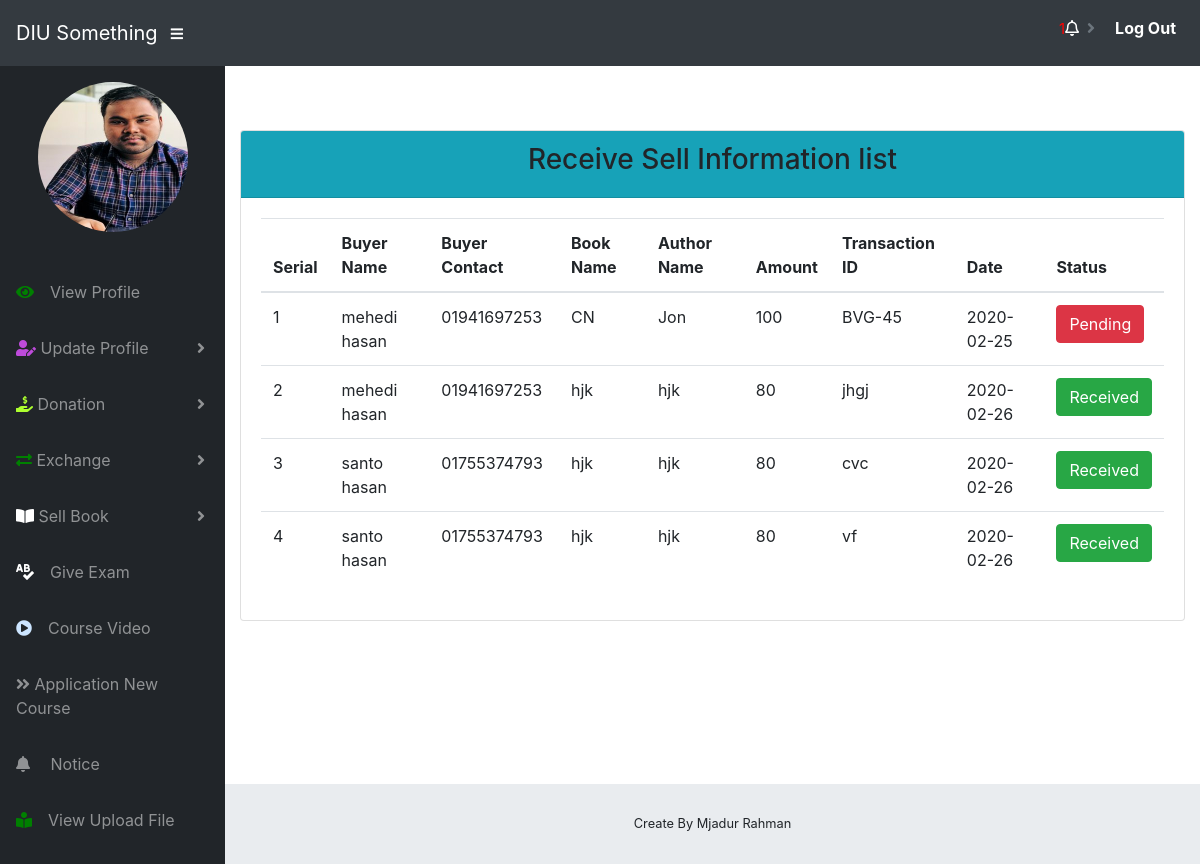
/student/recive_sell.php (signed in), run on the app's committed database.
### tables this page shows
CREATE TABLE `students` (
  `id` int(11) NOT NULL,
  `first_name` varchar(255) NOT NULL,
  `last_name` varchar(255) NOT NULL,
  `username` varchar(255) NOT NULL,
  `depertment` varchar(255) NOT NULL,
  `password` varchar(255) NOT NULL,
  `status` varchar(255) NOT NULL,
  `contact` varchar(255) NOT NULL,
  `address` varchar(255) NOT NULL,
  `dob` date NOT NULL,
  `gender` varchar(255) NOT NULL,
  `fathername` varchar(255) NOT NULL,
  `mothername` varchar(255) NOT NULL,
  `fatherphone` varchar(255) NOT NULL,
  `motherphone` varchar(255) NOT NULL,
  `image` varchar(255) NOT NULL
);

CREATE TABLE `rechive_sell` (
  `id` int(11) NOT NULL,
  `studentID` int(11) NOT NULL,
  `student_name` varchar(255) NOT NULL,
  `amount` varchar(255) NOT NULL,
  `book_name` varchar(255) NOT NULL,
  `author_name` varchar(255) NOT NULL,
  `status` int(11) NOT NULL,
  `date` date NOT NULL,
  `buyer_name` varchar(255) NOT NULL,
  `buyrID` int(10) NOT NULL,
  `buyer_contact` varchar(255) NOT NULL,
  `txt_id` varchar(255) NOT NULL
);

### php/students.php (called while the page is built, shortened)
<?php
function getUserDataByUserId($id) {
    global $connect;
	$sql = "SELECT * FROM students WHERE id = $id";
	$query = $connect->query($sql);
	$result = $query->fetch_assoc();
	return $result;
}

### student/recive_sell.php (the view)
<?php include "mastering/header.php"?>
<body id="page-top">
<?php include "mastering/nav.php"?>
<div id="wrapper">
    <?php include "mastering/side_bar.php"?>
    <div id="content-wrapper">
        <div class="container">
            <div class="row">
                <div class="col-md-12 col-sm-12 mb-5">
                    <div class="card mt-5">
                        <div class="card-header bg-info">
                            <h3 class="text-center">Receive Sell Information list</h3>
                            <?php
                            if (isset($_SESSION['id'])){
                                $id = $_SESSION['id'];
                                $sql = "SELECT * FROM rechive_sell WHERE studentID = $id";
                                $fetchs = mysqli_query($connect, $sql);
                            }
                            ?>
                        </div>
                        <div class="card-body">
                            <div class="table-responsive">
                                <table class="table">
                                    <thead>
                                    <tr>
                                        <th>Serial</th>
                                        <th>Buyer Name</th>
                                        <th>Buyer Contact</th>
                                        <th>Book Name</th>
                                        <th>Author Name</th>
                                        <th>Amount</th>
                                        <th>Transaction ID</th>
                                        <th>Date</th>
                                        <th>Status</th>
                                    </tr>
                                    </thead>
                                    <tbody>
                                    <?php
                                    $i = 1;
                                    while ($fetch = mysqli_fetch_assoc($fetchs)){?>
                                        <tr>
                                            <td><?php echo $i++;?></td>
                                            <td><?php echo $fetch['buyer_name'];?></td>
                                            <td><?php echo $fetch['buyer_contact'];?></td>
                                            <td><?php echo $fetch['book_name'];?></td>
                                            <td><?php echo $fetch['author_name'];?></td>
                                            <td><?php echo $fetch['amount'];?></td>
                                            <td><?php echo $fetch['txt_id'];?></td>
                                            <td><?php echo $fetch['date'];?></td>
                                            <td>
                                                <?php
                                                $status = $fetch['status'];
                                                if (($status) == '0'){?>
                                                    <a href="rechived_sell.php?status=<?php echo $fetch['id'];?>"><button class="btn btn-danger">Pending</button></a>
                                                    <?php
                                                }
                                                if (($status) == '1'){?>
                                                    <button class="btn btn-success">Received</button>
                                                    <?php
                                                }
                                                ?>
                                            </td>
                                        </tr>
                                    <?php }?>
                                    </tbody>
                                </table>
                            </div>
                        </div>
                    </div>
                </div>
            </div>
            <?php include "mastering/footer.php" ?>
        </div>
    </div>
</div>
<?php include "mastering/script.php"?>

### student/mastering/side_bar.php (shortened to what this page needs)
<ul class="sidebar navbar-nav">
    <li class="nav-item active">
        <a class="nav-link" href="">
            <span> <p class="text-center"><img class="img-fluid" src="../images/<?php echo $userdata['image'] ?>" title="<?php echo $userdata['first_name']?>" alt="card image" style="height: 150px; width: 150px; border-radius: 67%"></p></span>
        </a>
    </li>
    <li class="nav-item">
        <a href="student_dasboard.php" class="nav-link card-symbol"><span class="card_view"><i class="fas fa-eye" style="color: green;"></i><span class="ml-3">View Profile</span></span></a>
    </li>
    <li class="nav-item dropdown">
        <a class="nav-link dropdown-toggle" href="#" id="pagesDropdown" role="button" data-toggle="dropdown" aria-haspopup="true" aria-expanded="false">
            <i class="fas fa-user-edit" style="color: #BE4BDB"></i>
            <span>Update Profile</span>
        </a>
    </li>
    <li class="nav-item dropdown">
        <a class="nav-link dropdown-toggle" href="#" id="pagesDropdown" role="button" data-toggle="dropdown" aria-haspopup="true" aria-expanded="false">
            <i class="fas fa-hand-holding-usd" style="color: greenyellow"></i>
            <span>Donation</span>
        </a>
    </li>
    <li class="nav-item dropdown">
        <a class="nav-link dropdown-toggle" href="#" id="pagesDropdown" role="button" data-toggle="dropdown" aria-haspopup="true" aria-expanded="false">
            <i class="fas fa-exchange-alt" style="color: green;"></i>
            <span>Exchange</span>
        </a>
    </li>
    <li class="nav-item dropdown">
        <a class="nav-link dropdown-toggle" href="#" id="pagesDropdown" role="button" data-toggle="dropdown" aria-haspopup="true" aria-expanded="false">
            <i class="fas fa-book-open" style="color: white"></i>
            <span>Sell Book</span>
        </a>
    </li>
    <li class="nav-item">
        <a href="exam/index.php" target="_blank" class="nav-link card-symbol"><i class="fas fa-spell-check" style="color:  white"></i><span class="card_view"><span class="ml-3">Give Exam</span></span></a>
    </li>
    <li class="nav-item">
        <a href="course_video.php" class="nav-link card-symbol"><i class="fas fa-play-circle" style="color: #cce5ff;"></i><span class="card_view"><span class="ml-3">Course Video</span></span></a>
    </li>
    <li class="nav-item">
        <a href="send_request.php" class="nav-link card-symbol"><i class="fas fa-angle-double-right"></i><span class="card_view"><span> Application New Course</span></span></a>
    </li>
    <li class="nav-item">
        <a href="notice.php" class="nav-link card-symbol"><i class="fas fa-bell"></i><span class="card_view"><span class="ml-3"> Notice</span></span></a>
    </li>
    <li class="nav-item">
        <a href="view.php" class="nav-link card-symbol"><i class="fas fa-book-reader" style="color: green"></i><span class="card_view"><span class="ml-3">View Upload File</span></span></a>
    </li>
</ul>

### data on the page
students: image (picture)
rechive_sell: buyer_name "mehedi hasan", buyer_contact "01941697253", book_name "CN", author_name "Jon", amount "100", txt "BVG-45", date "2020-02-25"
rechive_sell: buyer_name "mehedi hasan", buyer_contact "01941697253", book_name "hjk", author_name "hjk", amount "80", txt "jhgj", date "2020-02-26", status "Received"
rechive_sell: buyer_name "santo hasan", buyer_contact "01755374793", book_name "hjk", author_name "hjk", amount "80", txt "cvc", date "2020-02-26", status "Received"
rechive_sell: buyer_name "santo hasan", buyer_contact "01755374793", book_name "hjk", author_name "hjk", amount "80", txt "vf", date "2020-02-26", status "Received"

### other printed values
$count "1"
